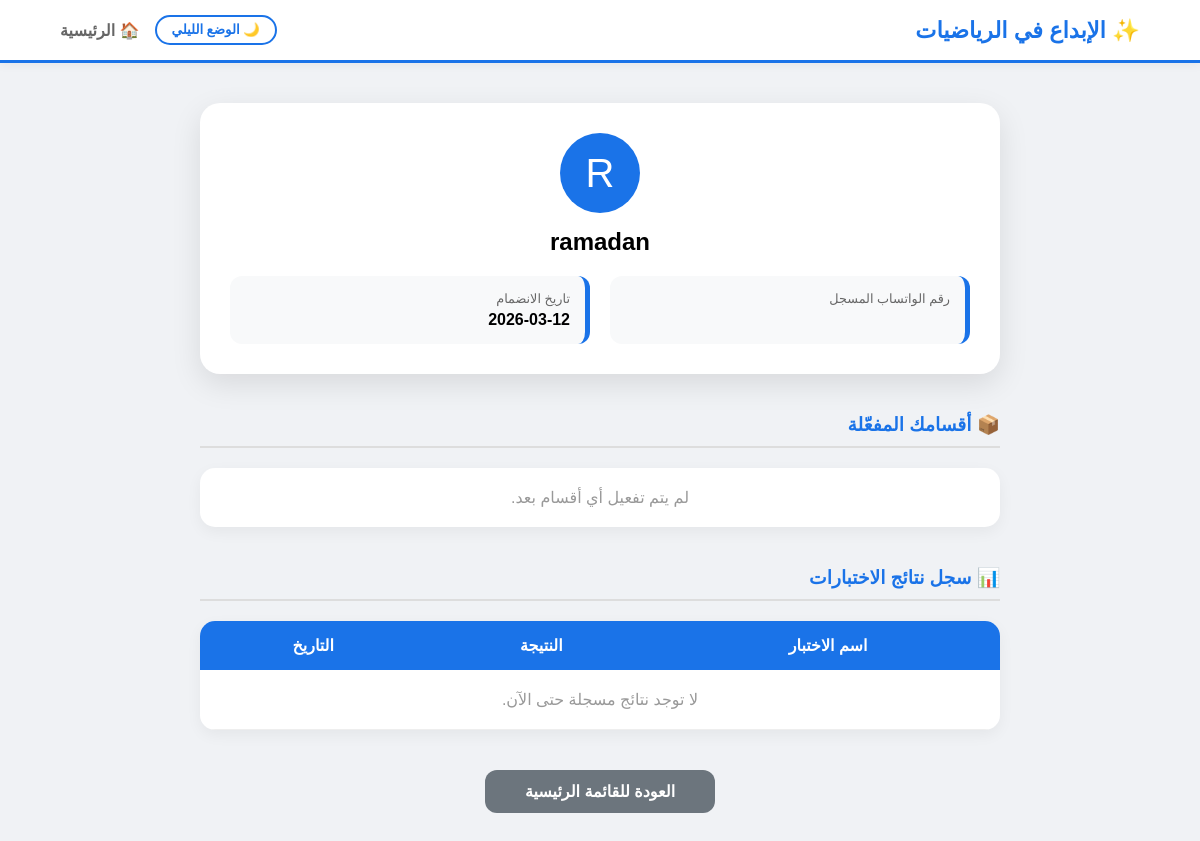
The page /profile/ (signed in) on the database as committed earlier.
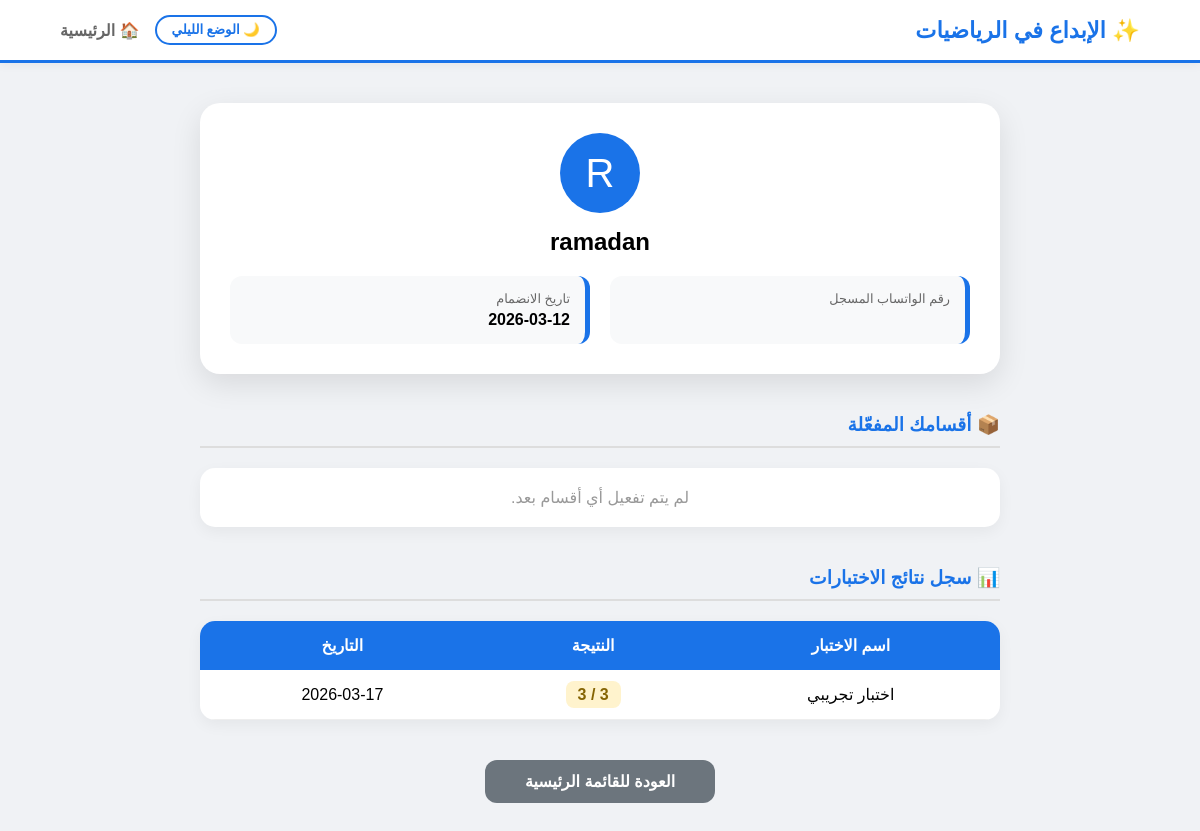
The same page on the database as committed later.
### pages/models.py (models this page shows, shortened)
class QuizResult(models.Model):
    user = models.ForeignKey(User, on_delete=models.CASCADE, related_name='quiz_results')
    quiz = models.ForeignKey(Quiz, on_delete=models.CASCADE)
    score = models.IntegerField(verbose_name="الدرجة")
    total = models.IntegerField(verbose_name="الدرجة النهائية")
    date = models.DateTimeField(auto_now_add=True)
    class Meta:
        verbose_name = "نتيجة اختبار"
        verbose_name_plural = "نتائج الاختبارات"

class Quiz(models.Model):
    lesson = models.OneToOneField(Lesson, on_delete=models.CASCADE, related_name='quiz', verbose_name="الدرس التابع له")
    title = models.CharField(max_length=200, verbose_name="عنوان الاختبار")
    class Meta:
        verbose_name = "اختبار"
        verbose_name_plural = "الاختبارات"

### pages/views.py (the view)
# urls.py: path('profile/', views.profile, name='profile'),
@login_required
def profile(request):
    subscriptions = request.user.subscriptions.all()
    results = QuizResult.objects.filter(user=request.user).order_by('-date')
    return render(request, 'pages/profile.html', {
        'subscriptions': subscriptions,
        'results': results
    })

### pages/templates/pages/profile.html (shortened to what this page needs)
<!DOCTYPE html>
<html lang="ar" dir="rtl">
<head>
</head>
<body id="pageBody">
<div class="header-bar">
    <div style="font-weight: 900; color: var(--main-color); font-size: 1.4rem;">✨ الإبداع في الرياضيات</div>
    <div class="nav-links">
        <button onclick="toggleDarkMode()" id="darkModeBtn" class="dark-mode-btn">🌙 الوضع الليلي</button>
        <a href="{% url 'home' %}" style="text-decoration: none; color: #666; font-weight: bold;">🏠 الرئيسية</a>
    </div>
</div>
<div class="container">
    <div class="profile-card">
        <div class="avatar">{{ user.username|first|upper }}</div>
        <h2 style="margin:0;">{{ user.username }}</h2>
        <div class="info-grid">
            <div class="info-item">
                <label>رقم الواتساب المسجل</label>
            </div>
            <div class="info-item">
                <label>تاريخ الانضمام</label>
                <span>{{ user.date_joined|date:"Y-m-d" }}</span>
            </div>
        </div>
    </div>
    <h3 class="section-title">📦 أقسامك المفعّلة</h3>
    <div class="subscription-list">
        {% for sub in subscriptions %}
            <div class="sub-badge">✅ {{ sub.category.name }}</div>
        {% empty %}
            <p style="color: #999; width: 100%; text-align: center; margin: 0;">لم يتم تفعيل أي أقسام بعد.</p>
        {% endfor %}
    </div>
    <h3 class="section-title">📊 سجل نتائج الاختبارات</h3>
    <table class="results-table">
        <thead>
            <tr>
                <th>اسم الاختبار</th>
                <th>النتيجة</th>
                <th>التاريخ</th>
            </tr>
        </thead>
        <tbody>
            {% for res in results %}
            <tr>
                <td>{{ res.quiz.title }}</td>
                <td><span class="score-box">{{ res.score }} / {{ res.total }}</span></td>
                <td>{{ res.date|date:"Y-m-d" }}</td>
            </tr>
            {% empty %}
            <tr><td colspan="3" style="padding: 20px; color: #999;">لا توجد نتائج مسجلة حتى الآن.</td></tr>
            {% endfor %}
        </tbody>
    </table>
    <a href="{% url 'home' %}" class="btn-home">العودة للقائمة الرئيسية</a>
</div>
</body>
</html>

### pages/templates/pages/profile.html (style rules this page uses)
:root { --main-color: #1a73e8; --secondary-color: #34a853; --bg-color: #f0f2f5; }
body { font-family: 'Cairo', sans-serif; background-color: var(--bg-color); margin: 0; padding-bottom: 50px; transition: 0.3s; }
.header-bar { background: #fff; padding: 15px 5%; border-bottom: 3px solid var(--main-color); display: flex; justify-content: space-between; align-items: center; box-shadow: 0 2px 10px rgba(0,0,0,0.05); position: sticky; top: 0; z-index: 1000; }
.nav-links { display: flex; gap: 15px; align-items: center; }
.dark-mode-btn { cursor: pointer; padding: 5px 15px; border-radius: 20px; border: 2px solid var(--main-color); background: transparent; font-weight: bold; font-family: 'Cairo'; transition: 0.3s; color: var(--main-color); }
.container { max-width: 800px; margin: 40px auto; padding: 0 20px; }
.profile-card { background: white; padding: 30px; border-radius: 20px; box-shadow: 0 10px 30px rgba(0,0,0,0.1); text-align: center; margin-bottom: 30px; }
.avatar { width: 80px; height: 80px; background: var(--main-color); color: white; font-size: 2.5rem; border-radius: 50%; display: flex; align-items: center; justify-content: center; margin: 0 auto 15px; }
.info-grid { display: grid; grid-template-columns: 1fr 1fr; gap: 20px; margin-top: 20px; text-align: right; }
.info-item { background: #f8f9fa; padding: 15px; border-radius: 12px; border-right: 5px solid var(--main-color); }
.info-item label { display: block; color: #666; font-size: 0.8rem; margin-bottom: 5px; }
.info-item span { font-weight: bold; color: inherit; }
.section-title { color: var(--main-color); margin: 40px 0 20px; border-bottom: 2px solid #ddd; padding-bottom: 10px; text-align: right; }
.subscription-list { display: flex; flex-wrap: wrap; gap: 10px; background: white; padding: 20px; border-radius: 15px; box-shadow: 0 5px 15px rgba(0,0,0,0.05); }
.results-table { width: 100%; border-collapse: collapse; background: white; border-radius: 15px; overflow: hidden; margin-top: 10px; box-shadow: 0 5px 15px rgba(0,0,0,0.05); }
.results-table th { background: var(--main-color); color: white; padding: 15px; text-align: center; }
.results-table td { padding: 15px; text-align: center; border-bottom: 1px solid #eee; }
.score-box { background: #fff3cd; color: #856404; padding: 5px 12px; border-radius: 8px; font-weight: bold; }
.btn-home { display: block; width: fit-content; margin: 40px auto; padding: 12px 40px; background: #6c757d; color: white; text-decoration: none; border-radius: 12px; font-weight: bold; }

Rows that differ between the two databases and show on the page:
added QuizResult: quiz "اختبار تجريبي", score "3", total "3", date "2026-03-17"
Other text that changed with them:
text no longer shown: "لا توجد نتائج مسجلة حتى الآن."
